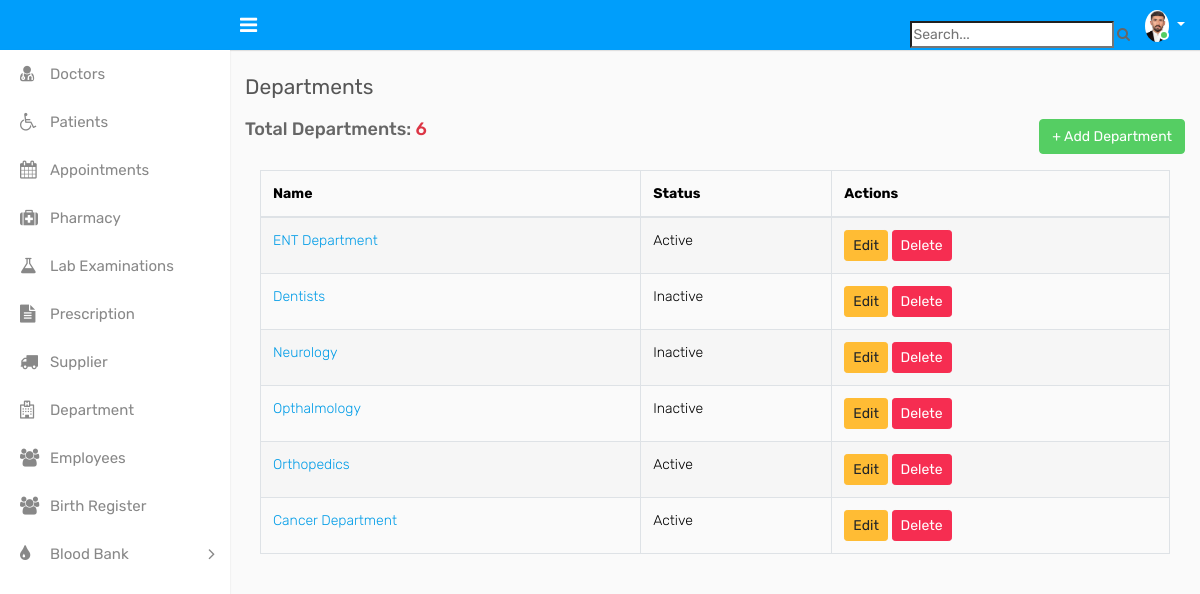
Page /departments/ on the earlier database version.
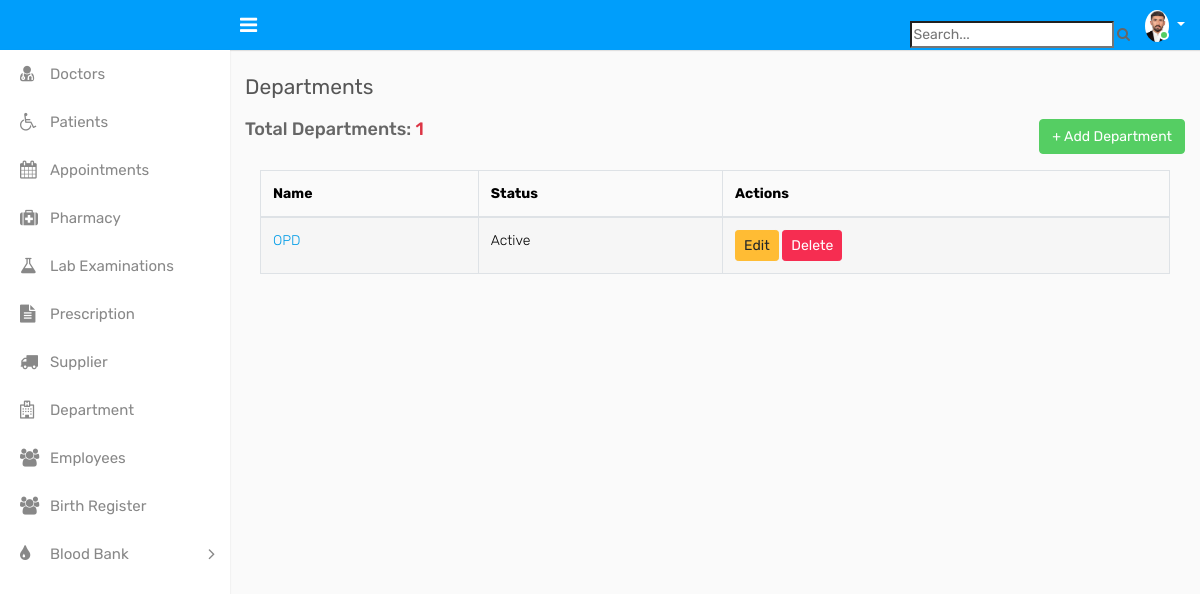
Same page on the later database version.
### pharmacy/models.py (models this page shows, shortened)
class Department(models.Model):
    name = models.CharField(max_length=100)
    status = models.CharField(max_length=15)
    about = models.TextField()

### pharmacy/views.py (the view)
# urls.py: path('departments/', DepartmentListView.as_view(), name="department_list"),
class DepartmentListView(ListView):
    model = Department
    template_name = "department/department_list.html"
    context_object_name = "departments"

### pharmacy/templatetags/group_tags.py (called while the page is built)
@register.filter(name='has_group')
def has_group(user, group_name):
    return user.groups.filter(name=group_name).exists()

### pharmacy/templates/department/department_list.html
{% extends 'base.html' %}
{% block content %}
<div class="page-wrapper">
    <div class="container mt-4">
        <div class="page-header">
            <div class="row">
                <div class="col-sm-12">
                    <h3 class="page-title">Departments</h3>
                </div>
            </div>
        </div>
        <div class="d-flex justify-content-between mb-3">
          <h4>Total Departments: <span class="text-danger">{{ departments.count }} </span></h4>
          <a href="{% url 'department_add' %}" class="btn btn-success">+ Add Department</a>
        </div>
          <div class="col-md-12">
            <div class="table-responsive">
              <table id="dynamic-table" class="table table-striped table-bordered table-hover">
                <thead>
                        <tr>
                            <th>Name</th>
                            <th>Status</th>
                            <th>Actions</th>
                        </tr>
                    </thead>
                    <tbody>
                        {% for d in departments %}
                        <tr>
                            <td><a href="{% url 'department_detail' d.id %}">{{ d.name }}</a></td>
                            <td>{{ d.status }}</td>
                            <td>
                                <a href="{% url 'department_edit' d.id %}" class="btn btn-sm btn-warning">Edit</a>
                                <a href="{% url 'department_delete' d.id %}" class="btn btn-sm btn-danger">Delete</a>
                            </td>
                        </tr>
                        {% empty %}
                        <tr>
                            <td colspan="4">No departments found.</td>
                        </tr>
                        {% endfor %}
                    </tbody>
                </table>
            </div>
        </div>
    </div>
</div>
{% endblock %}

Differences in the rows shown:
removed Department: name "Dentists", status "Inactive"
removed Department: name "Neurology", status "Inactive"
removed Department: name "Opthalmology", status "Inactive"
removed Department: name "Orthopedics", status "Active"
removed Department: name "Cancer Department", status "Active"
changed Department "Active": name "ENT Department" → "OPD"
Other differences:
{{ departments.count }}: "6" → "1"
